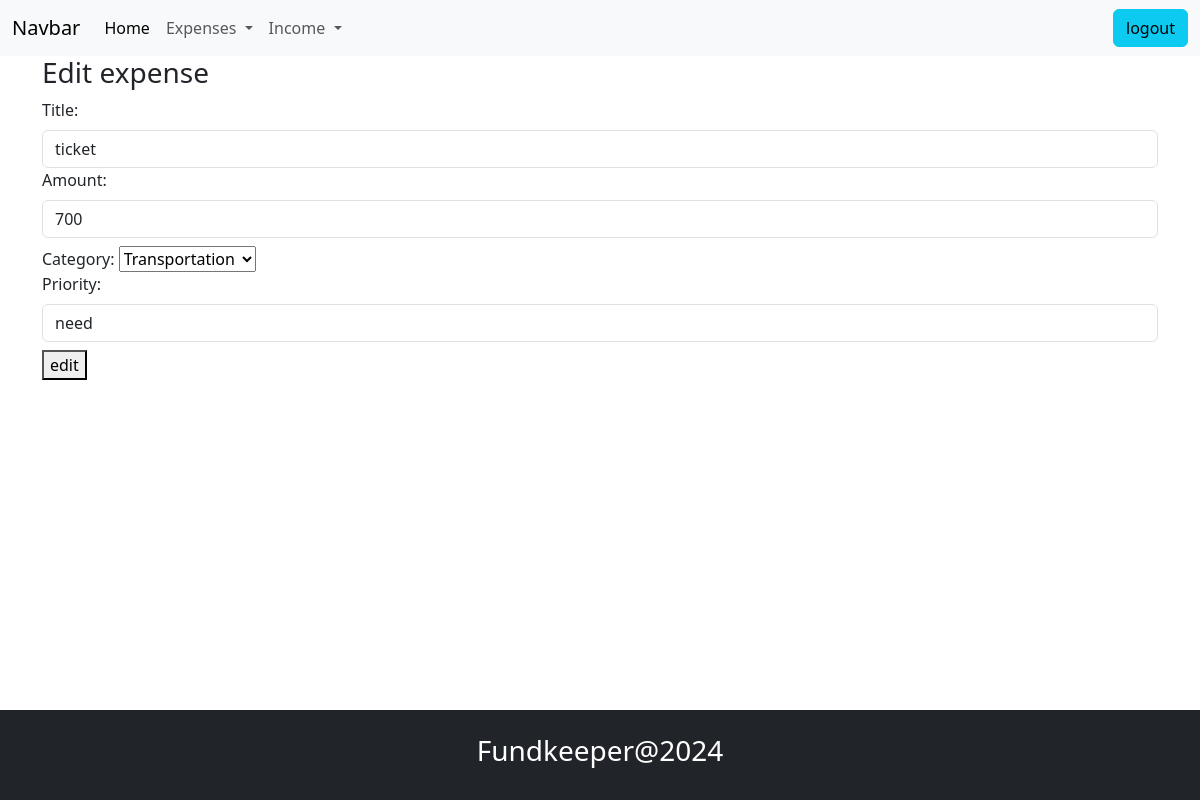
Screenshot of /expense/1/change/ (signed in) with the database file from the repository.
### budget/models.py (models this page shows, shortened)
class ExpenseModels(models.Model):
    title=models.CharField(max_length=200)
    amount=models.PositiveIntegerField()
    expense_categories = (
        ("Housing", "Housing"),
        ("Transportation", "Transportation"),           # options are given in tuple
        ("Food", "Food"),
        ("Health", "Health"),
        ("Entertainment", "Entertainment"),
        ("DebtPayments", "Debt Payments"),
        ("PersonalCare", "Personal Care"),
        ("Education", "Education"),
        ("Savings", "Savings"),
        ("Miscellaneous", "Miscellaneous")
    )
    category=models.CharField(max_length=200,choices=expense_categories,default="Miscellaneous")
    user_object=models.ForeignKey(User,on_delete=models.CASCADE)
    created_date=models.DateField(auto_now_add=True)    # auto_now_add =True   is used to automaticaly adding the date
    priority_options=(
        ("need","need"),
        ("want","want")
    )
    priority=models.CharField(max_length=200,choices=priority_options,default="need")

### budget/views.py (the view, shortened to what this page needs)
# urls.py: path("expense/<int:pk>/change/",views.ExpenseUpdateView.as_view(),name="expense-change"),
@method_decorator(signin_required,name="dispatch")
class ExpenseUpdateView(View):
    def get(self,request,*args,**kwargs):
        id=kwargs.get("pk")
        expense_object=ExpenseModels.objects.get(id=id)
        form_instance=ExpenseModelForm(instance=expense_object)
        return render(request,"expense_edit.html",{"form":form_instance})

### budget/forms.py
class ExpenseModelForm(forms.ModelForm):
    class Meta:
        model=ExpenseModels
        exclude=("id","created_date","user_object")
        widgets={
            "title":forms.TextInput(attrs={"class":"form-control mt-2"}),
            "amount":forms.NumberInput(attrs={"class":"form-control mt-2"}),
            "category":forms.Select(attrs={"class":"form-control,form-select mt-2"}),
            "priority":forms.Select(attrs={"class":"form-control mt-2 mb-2"})
        }

### budget/templates/expense_edit.html (shortened to what this page needs)
{%extends "base.html"%}
{%block main_block%}
    <div class="container">
        <h3>Edit expense</h3>
        <form action="" method="post">
            {{form}}
            <button type="submit"> edit</button>
        </form>
    </div>
{%endblock%}

### budget/templates/base.html (shortened to what this page needs)
<!DOCTYPE html>
<html lang="en">
<head>
    <link href="https://unpkg.com/aos@2.3.1/dist/aos.css" rel="stylesheet">
    <link rel="stylesheet" href="https://cdnjs.cloudflare.com/ajax/libs/font-awesome/6.5.2/css/all.min.css" />
    <link href="https://cdn.jsdelivr.net/npm/bootstrap@5.3.3/dist/css/bootstrap.min.css" rel="stylesheet">
</head>
<body>
    <nav class="navbar navbar-expand-lg bg-body-tertiary">
      <div class="container-fluid">
        <a class="navbar-brand" href="#">Navbar</a>
        <div class="collapse navbar-collapse" id="navbarSupportedContent">
          <ul class="navbar-nav me-auto mb-2 mb-lg-0">
            <li class="nav-item">
              <a class="nav-link active" aria-current="page" href="#">Home</a>
            </li>
            <li class="nav-item dropdown">
              <a class="nav-link dropdown-toggle" href="#" role="button" data-bs-toggle="dropdown" aria-expanded="false">
                Expenses
              </a>
            </li>
            <li class="nav-item dropdown">
              <a class="nav-link dropdown-toggle" href="#" role="button" data-bs-toggle="dropdown" aria-expanded="false">
                Income
              </a>
            </li>
          </ul>
          <a href="{%url 'signout'%}" class="btn btn-info">logout</a>
        </div>
      </div>
    </nav>
    {%block main_block%}
    {%endblock%}
  <footer class="bg-dark text-white p-4 fixed-bottom">
      <h3 class="text-center"> Fundkeeper@2024</h3>
  </footer>
</body>
</html>

### rows the page displays
ExpenseModels: title "ticket", amount "700", category "Transportation", priority "need"
